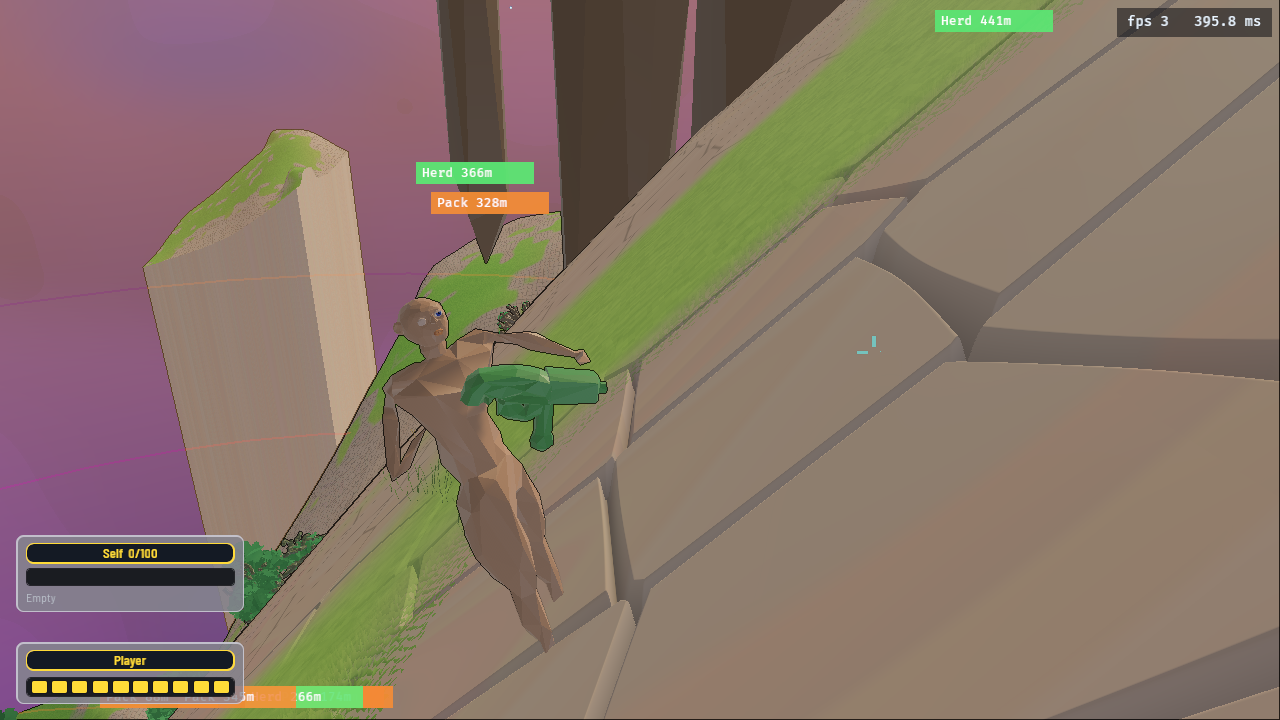
#> input picture lubikan-captures/test.png, 1280 x 720 px
$ python -i silhouette_from_capture.py   (imports and definitions only)
#> lines starting #> are read from the running program, lines starting #| are printed output that depends on the picture; after the words box and inside, x2 and y2 are one past the last pixel; in counts of white or black regions, pixels touching at a corner belong together
#!/usr/bin/env python3
"""Convert flat-background Tanz captures into 128px white silhouette PNGs.

The playground capture uses a magenta clear color. Any pixel that is not the
keyed background becomes an opaque white silhouette, cropped to a square.
"""

from __future__ import annotations

import argparse
import sys
from pathlib import Path

from PIL import Image, ImageFilter

DEFAULT_NAMES = (
    "healing_salute.png",
    "left_strafe.png",
    "right_strafe.png",
    "forward_dash.png",
)
# Magenta clear color from characters-playground capture.
KEY = (255, 0, 255)
KEY_DISTANCE = 48
OUTPUT_SIZE = 128
PAD_RATIO = 0.10


def channel_distance(pixel: tuple[int, ...], key: tuple[int, int, int]) -> int:
    return abs(pixel[0] - key[0]) + abs(pixel[1] - key[1]) + abs(pixel[2] - key[2])


def to_silhouette(src: Path, dst: Path, size: int = OUTPUT_SIZE) -> None:
#> called with src = '../../../../lubikan-captures/test.png', dst = 'out.png', size = 128
    image = Image.open(src).convert("RGBA")
    width, height = image.size
#> width = 1280; height = 720
    pixels = image.load()
    mask = Image.new("L", (width, height), 0)
#> mask: PIL image 1280x720 L; every value is 0
    mask_px = mask.load()
    min_x, min_y, max_x, max_y = width, height, 0, 0
#> min_x = 1280; min_y = 720; max_x = 0; max_y = 0
    for y in range(height):
        for x in range(width):
            if channel_distance(pixels[x, y], KEY) <= KEY_DISTANCE:
                continue
            mask_px[x, y] = 255
            min_x = min(min_x, x)
            min_y = min(min_y, y)
            max_x = max(max_x, x)
            max_y = max(max_y, y)
    if max_x <= min_x or max_y <= min_y:
        raise SystemExit(f"no foreground pixels in {src}")
    mask = mask.filter(ImageFilter.MaxFilter(3)).filter(ImageFilter.MinFilter(3))
#> mask: PIL image 1280x720 L; every value is 255
    box_w = max_x - min_x + 1
#> box_w = 1280
    box_h = max_y - min_y + 1
#> box_h = 720
    pad = int(max(box_w, box_h) * PAD_RATIO)
#> pad = 128
    crop = (
        max(0, min_x - pad),
        max(0, min_y - pad),
        min(width, max_x + 1 + pad),
        min(height, max_y + 1 + pad),
    )
#> crop = (0, 0, 1280, 720)
    cropped = mask.crop(crop)
    side = max(cropped.size)
#> side = 1280
    square = Image.new("L", (side, side), 0)
#> square: PIL image 1280x1280 L; every value is 0
    square.paste(cropped, ((side - cropped.size[0]) // 2, (side - cropped.size[1]) // 2))
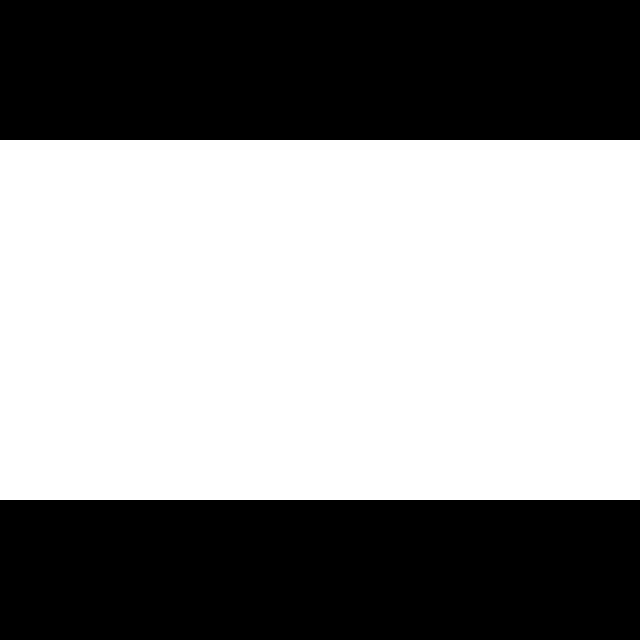
#> square: PIL image 1280x1280 L (shown at 1/2 size); 56.2% white; 2 black regions, box (x1, y1, x2, y2) and area: (0, 0, 1280, 280) 358400, (0, 1000, 1280, 1280) 358400
    square = square.resize((size, size), Image.Resampling.LANCZOS)
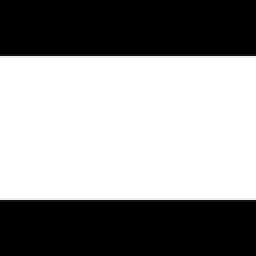
#> square: PIL image 128x128 L (shown 2 times larger); min 0, max 255, mean 143.4
    out = Image.new("RGBA", (size, size), (0, 0, 0, 0))
#> out: PIL image 128x128 RGBA; every value is 0
    out.paste(Image.new("RGBA", (size, size), (255, 255, 255, 255)), mask=square)
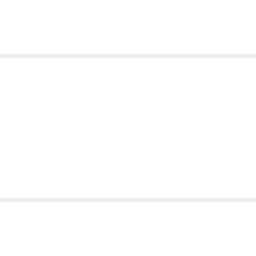
#> out: PIL image 128x128 RGBA (shown 2 times larger); mean R, G, B, A 143.4, 143.4, 143.4, 143.4; transparent parts drawn white
#> (the run stopped early here; a loop or call above may not have finished)
